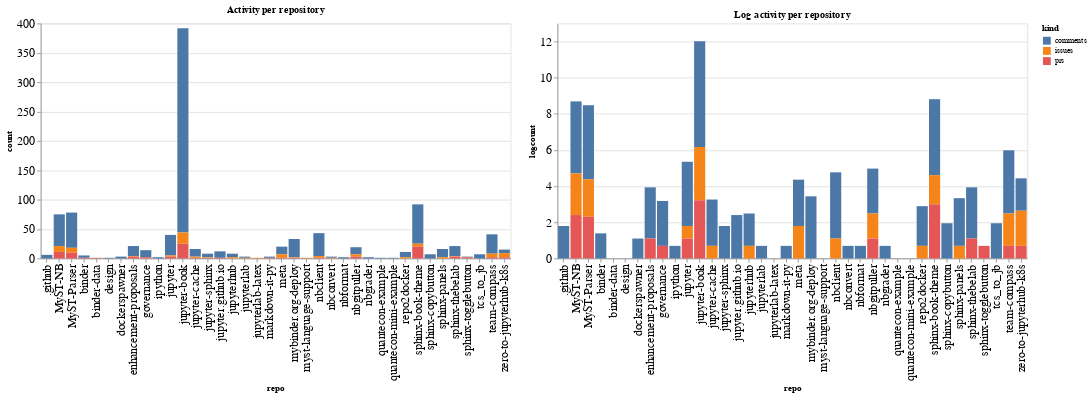

The notebook cell saved with this chart:
### Code cell
ch1 = alt.Chart(repo_summaries, width=600, title="Activity per repository").mark_bar().encode(
    x='repo',
    y='count',
    color='kind',
    tooltip="kind"
)

ch2 = alt.Chart(repo_summaries, width=600, title="Log activity per repository").mark_bar().encode(
    x='repo',
    y='logcount',
    color='kind',
    tooltip="kind"
)

ch1 | ch2

### Figure 1 — Vega-Lite specification as saved in the notebook (floating-point values rounded to 4 significant figures)
{"config": {"axisLeft": {"labelFontSize": 15}, "axisBottom": {"labelFontSize": 15}}, "hconcat": [{"mark": "bar", "encoding": {"color": {"type": "nominal", "field": "kind"}, "tooltip": {"type": "nominal", "field": "kind"}, "x": {"type": "nominal", "field": "repo"}, "y": {"type": "quantitative", "field": "count"}}, "title": "Activity per repository", "width": 600}, {"mark": "bar", "encoding": {"color": {"type": "nominal", "field": "kind"}, "tooltip": {"type": "nominal", "field": "kind"}, "x": {"type": "nominal", "field": "repo"}, "y": {"type": "quantitative", "field": "logcount"}}, "title": "Log activity per repository", "width": 600}], "data": {"name": "data-64f9bdc7b07099bd3230c44c0887b604"}, "$schema": "https://vega.github.io/schema/vega-lite/v4.8.1.json", "datasets": {"data-64f9bdc7b07099bd3230c44c0887b604": [{"repo": ".github", "kind": "comments", "count": 6, "logcount": 1.792}, {"repo": "MyST-NB", "kind": "comments", "count": 54, "logcount": 3.989}, {"repo": "MyST-NB", "kind": "issues", "count": 10, "logcount": 2.303}, {"repo": "MyST-NB", "kind": "prs", "count": 11, "logcount": 2.398}, {"repo": "MyST-Parser", "kind": "comments", "count": 60, "logcount": 4.094}, {"repo": "MyST-Parser", "kind": "issues", "count": 8, "logcount": 2.079}, {"repo": "MyST-Parser", "kind": "prs", "count": 10, "logcount": 2.303}, {"repo": "binder", "kind": "comments", "count": 4, "logcount": 1.386}, {"repo": "binder", "kind": "prs", "count": 1, "logcount": 0.0}, {"repo": "binder-data", "kind": "prs", "count": 1, "logcount": 0.0}, {"repo": "design", "kind": "comments", "count": 1, "logcount": 0.0}, {"repo": "dockerspawner", "kind": "comments", "count": 3, "logcount": 1.099}, {"repo": "enhancement-proposals", "kind": "comments", "count": 17, "logcount": 2.833}, {"repo": "enhancement-proposals", "kind": "issues", "count": 1, "logcount": 0.0}, {"repo": "enhancement-proposals", "kind": "prs", "count": 3, "logcount": 1.099}, {"repo": "governance", "kind": "comments", "count": 12, "logcount": 2.485}, {"repo": "governance", "kind": "prs", "count": 2, "logcount": 0.6931}, {"repo": "ipython", "kind": "comments", "count": 2, "logcount": 0.6931}, {"repo": "jupyter", "kind": "comments", "count": 35, "logcount": 3.555}, {"repo": "jupyter", "kind": "issues", "count": 2, "logcount": 0.6931}, {"repo": "jupyter", "kind": "prs", "count": 3, "logcount": 1.099}, {"repo": "jupyter-book", "kind": "comments", "count": 348, "logcount": 5.852}, {"repo": "jupyter-book", "kind": "issues", "count": 19, "logcount": 2.944}, {"repo": "jupyter-book", "kind": "prs", "count": 25, "logcount": 3.219}, {"repo": "jupyter-cache", "kind": "comments", "count": 13, "logcount": 2.565}, {"repo": "jupyter-cache", "kind": "issues", "count": 2, "logcount": 0.6931}, {"repo": "jupyter-cache", "kind": "prs", "count": 1, "logcount": 0.0}, {"repo": "jupyter-sphinx", "kind": "comments", "count": 6, "logcount": 1.792}, {"repo": "jupyter-sphinx", "kind": "issues", "count": 1, "logcount": 0.0}, {"repo": "jupyter-sphinx", "kind": "prs", "count": 1, "logcount": 0.0}, {"repo": "jupyter.github.io", "kind": "comments", "count": 11, "logcount": 2.398}, {"repo": "jupyter.github.io", "kind": "prs", "count": 1, "logcount": 0.0}, {"repo": "jupyterhub", "kind": "comments", "count": 6, "logcount": 1.792}, {"repo": "jupyterhub", "kind": "issues", "count": 2, "logcount": 0.6931}, {"repo": "jupyterlab", "kind": "comments", "count": 2, "logcount": 0.6931}, {"repo": "jupyterlab", "kind": "issues", "count": 1, "logcount": 0.0}, {"repo": "jupyterlab-latex", "kind": "issues", "count": 1, "logcount": 0.0}, {"repo": "markdown-it-py", "kind": "comments", "count": 2, "logcount": 0.6931}, {"repo": "markdown-it-py", "kind": "prs", "count": 1, "logcount": 0.0}, {"repo": "meta", "kind": "comments", "count": 13, "logcount": 2.565}, {"repo": "meta", "kind": "issues", "count": 6, "logcount": 1.792}, {"repo": "meta", "kind": "prs", "count": 1, "logcount": 0.0}, {"repo": "mybinder.org-deploy", "kind": "comments", "count": 31, "logcount": 3.434}, {"repo": "mybinder.org-deploy", "kind": "issues", "count": 1, "logcount": 0.0}, {"repo": "mybinder.org-deploy", "kind": "prs", "count": 1, "logcount": 0.0}, {"repo": "myst-language-support", "kind": "issues", "count": 1, "logcount": 0.0}, {"repo": "nbclient", "kind": "comments", "count": 39, "logcount": 3.664}, {"repo": "nbclient", "kind": "issues", "count": 3, "logcount": 1.099}, {"repo": "nbclient", "kind": "prs", "count": 1, "logcount": 0.0}, {"repo": "nbconvert", "kind": "comments", "count": 2, "logcount": 0.6931}, {"repo": "nbconvert", "kind": "issues", "count": 1, "logcount": 0.0}, {"repo": "nbformat", "kind": "comments", "count": 2, "logcount": 0.6931}, {"repo": "nbgitpuller", "kind": "comments", "count": 12, "logcount": 2.485}, {"repo": "nbgitpuller", "kind": "issues", "count": 4, "logcount": 1.386}, {"repo": "nbgitpuller", "kind": "prs", "count": 3, "logcount": 1.099}, {"repo": "nbgrader", "kind": "comments", "count": 2, "logcount": 0.6931}, {"repo": "quantecon-example", "kind": "comments", "count": 1, "logcount": 0.0}, {"repo": "quantecon-mini-example", "kind": "comments", "count": 1, "logcount": 0.0}, {"repo": "repo2docker", "kind": "comments", "count": 9, "logcount": 2.197}, {"repo": "repo2docker", "kind": "issues", "count": 2, "logcount": 0.6931}, {"repo": "sphinx-book-theme", "kind": "comments", "count": 67, "logcount": 4.205}, {"repo": "sphinx-book-theme", "kind": "issues", "count": 5, "logcount": 1.609}, {"repo": "sphinx-book-theme", "kind": "prs", "count": 20, "logcount": 2.996}, {"repo": "sphinx-copybutton", "kind": "comments", "count": 7, "logcount": 1.946}, {"repo": "sphinx-panels", "kind": "comments", "count": 14, "logcount": 2.639}, {"repo": "sphinx-panels", "kind": "issues", "count": 2, "logcount": 0.6931}, {"repo": "sphinx-thebelab", "kind": "comments", "count": 17, "logcount": 2.833}, {"repo": "sphinx-thebelab", "kind": "issues", "count": 1, "logcount": 0.0}, {"repo": "sphinx-thebelab", "kind": "prs", "count": 3, "logcount": 1.099}, {"repo": "sphinx-togglebutton", "kind": "comments", "count": 1, "logcount": 0.0}, {"repo": "sphinx-togglebutton", "kind": "prs", "count": 2, "logcount": 0.6931}, {"repo": "tcs_to_jb", "kind": "comments", "count": 7, "logcount": 1.946}, {"repo": "team-compass", "kind": "comments", "count": 33, "logcount": 3.497}, {"repo": "team-compass", "kind": "issues", "count": 6, "logcount": 1.792}, {"repo": "team-compass", "kind": "prs", "count": 2, "logcount": 0.6931}, {"repo": "zero-to-jupyterhub-k8s", "kind": "comments", "count": 6, "logcount": 1.792}, {"repo": "zero-to-jupyterhub-k8s", "kind": "issues", "count": 7, "logcount": 1.946}, {"repo": "zero-to-jupyterhub-k8s", "kind": "prs", "count": 2, "logcount": 0.6931}]}}
